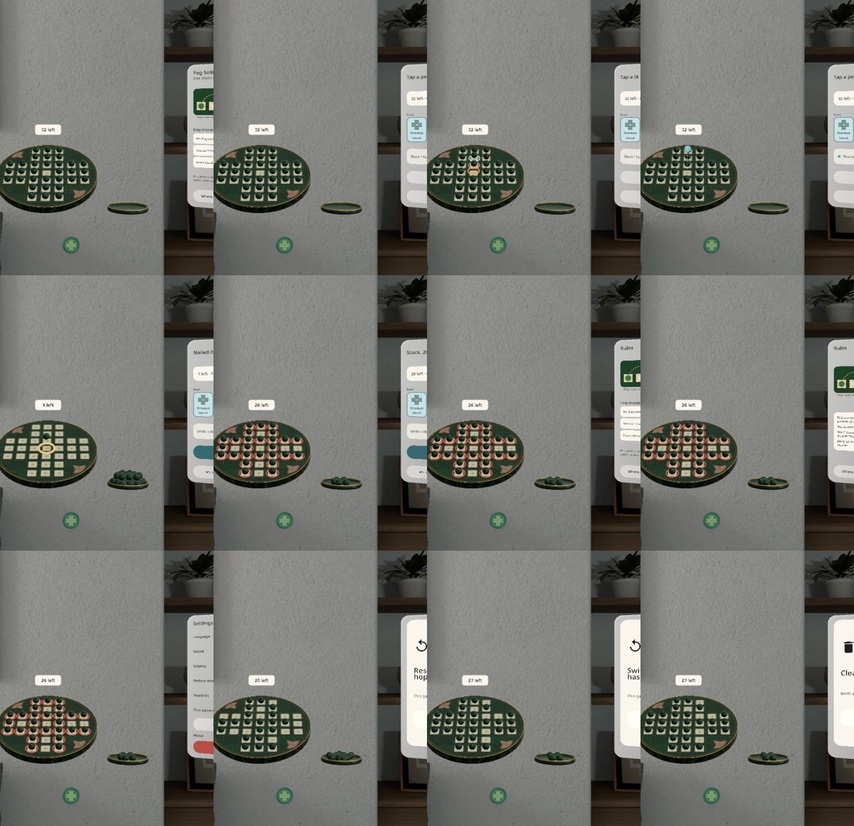
#> input picture dev-context/kj-mbp-m5/_images/0019455509f198ba387b.jpg, 854 x 826 px, shrunk from 1520 x 1470 before the run
$ python blank.py ../dev-context/kj-mbp-m5/_images/0019455509f198ba387b.jpg
#> lines starting #> are read from the running program, lines starting #| are printed output that depends on the picture; after the words box and inside, x2 and y2 are one past the last pixel; in counts of white or black regions, pixels touching at a corner belong together
"""Blank of the control window in a screenshot, by the factory rule (2026-11-05 统一口径): (content top - window top +
window bottom - content bottom) / window height <= 25 %, plus the largest blank band inside the content (<= 20 %).

  python3 tools/blank.py SHOT.png [...]

The window is the big light, low-saturation rounded panel (found column / row wise); a row is "content" when its luminance
spread across the inner 90 % of the window width is above a small threshold (text, a control edge, a card)."""
import sys
import numpy as np
from PIL import Image


def analyse(path):
    a = np.asarray(Image.open(path).convert("RGB")).astype(float)
    lum = a.mean(axis=2)
    sat = a.max(axis=2) - a.min(axis=2)
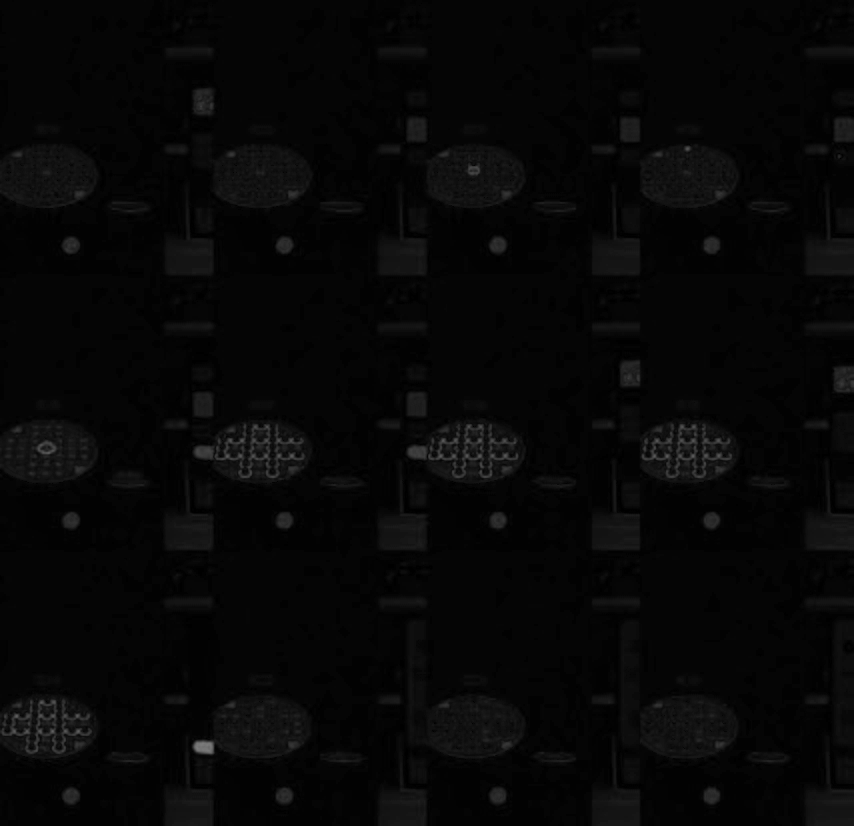
#> sat: shape (826, 854) float64; min 0, max 123, mean 7
    panel = (lum > 175) & (sat < 30)
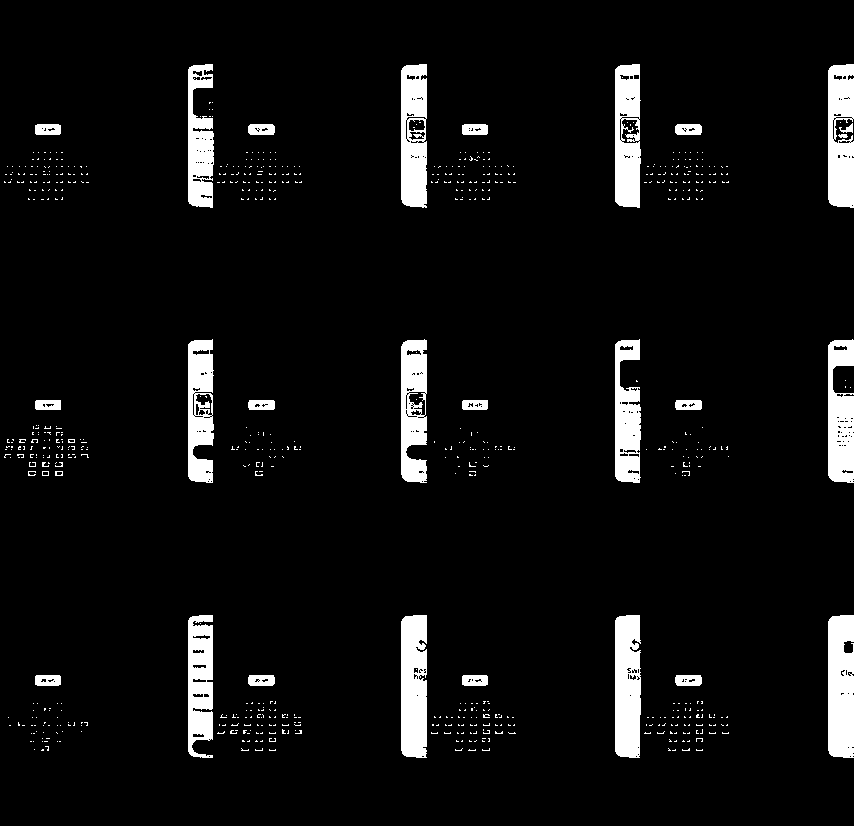
#> panel: shape (826, 854) bool; 6.1% white; 728 white regions (699 under 20 px), largest, box (x1, y1, x2, y2) and area: (401, 615, 427, 758) 3537, (828, 615, 854, 758) 3525, (615, 615, 641, 758) 3466
    rows = np.where(panel.mean(axis=1) > 0.35)[0]
#> rows = empty array
    cols = np.where(panel.mean(axis=0) > 0.35)[0]
#> cols = 102 values from 188 to 853
    if len(rows) < 10 or len(cols) < 10:
        return None
    top, bot, left, right = rows[0], rows[-1], cols[0], cols[-1]
    h = bot - top
    inset = int(0.05 * (right - left))
    inner = lum[top + int(0.03 * h):bot - int(0.03 * h), left + inset:right - inset]
    spread = inner.max(axis=1) - inner.min(axis=1)
    content = np.where(spread > 40)[0]
    if len(content) == 0:
        return None
    c0, c1 = content[0] + int(0.03 * h), content[-1] + int(0.03 * h)
    outer = (c0 + (h - c1)) / h
    gaps = np.diff(content)
    band = (gaps.max() if len(gaps) else 0) / h
    return outer, band


for p in sys.argv[1:]:
    r = analyse(p)
    print("%-48s %s" % (p.split("/")[-1], "n/a" if r is None else "outer %4.1f %%  inner band %4.1f %%" % (r[0] * 100, r[1] * 100)))

$ run again, on dev-context/kj-mbp-m5/_images/23c3d0cf060a8b7d51a2.jpg
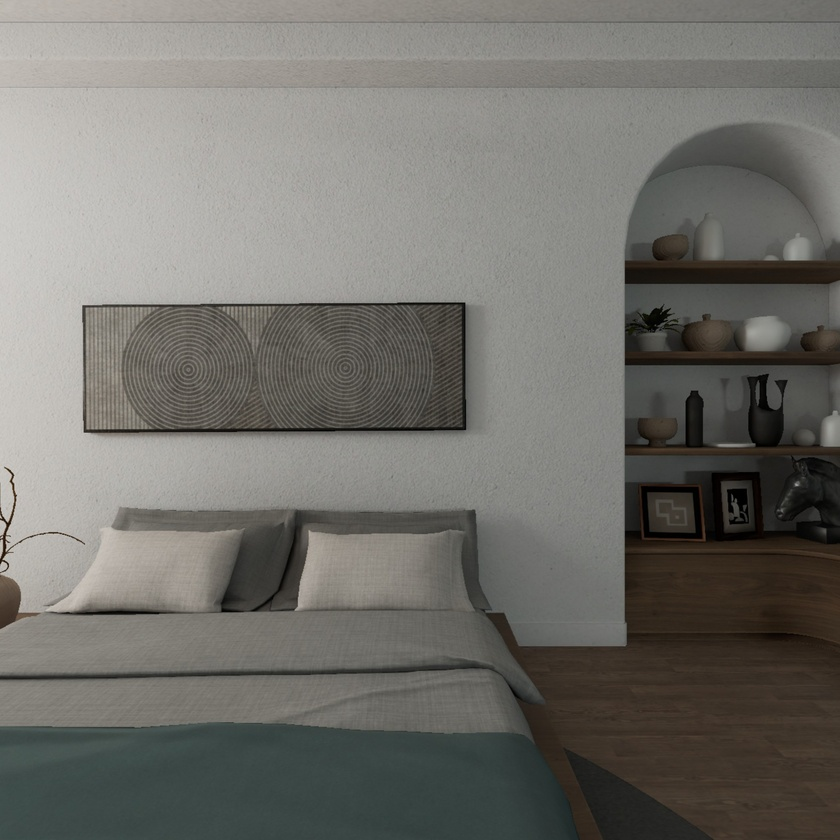
#> input picture dev-context/kj-mbp-m5/_images/23c3d0cf060a8b7d51a2.jpg, 840 x 840 px, shrunk from 1932 x 1930 before the run
#> in analyse, `sat = a.max(axis=2) - a.min(axis=2)`:
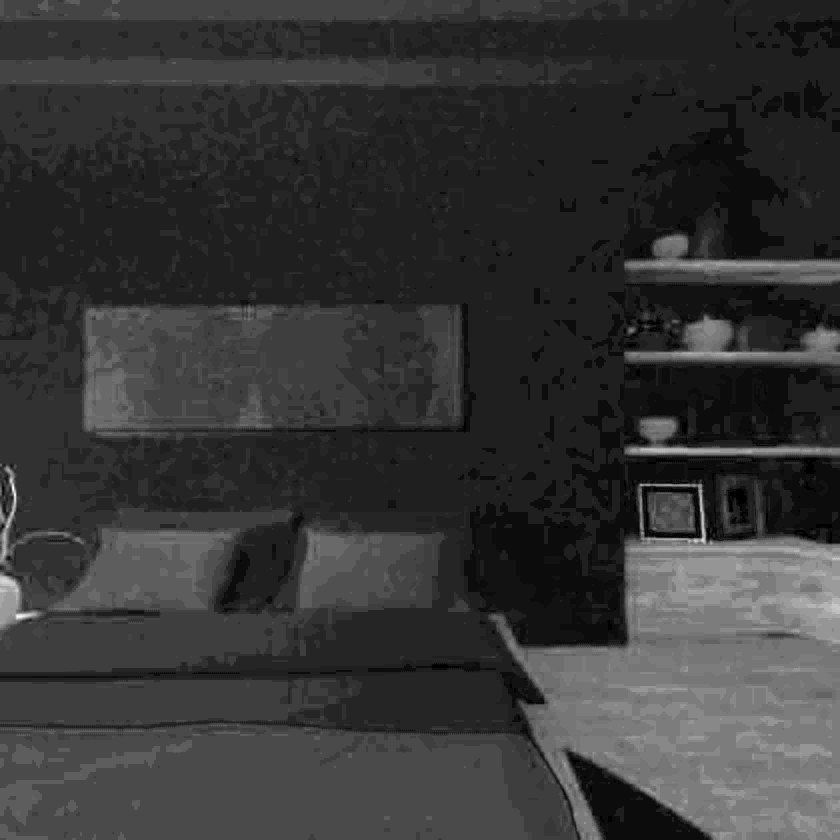
#> sat: shape (840, 840) float64; min 0, max 41, mean 8.8; drawn with min black and max white
#> in analyse, `panel = (lum > 175) & (sat < 30)`:
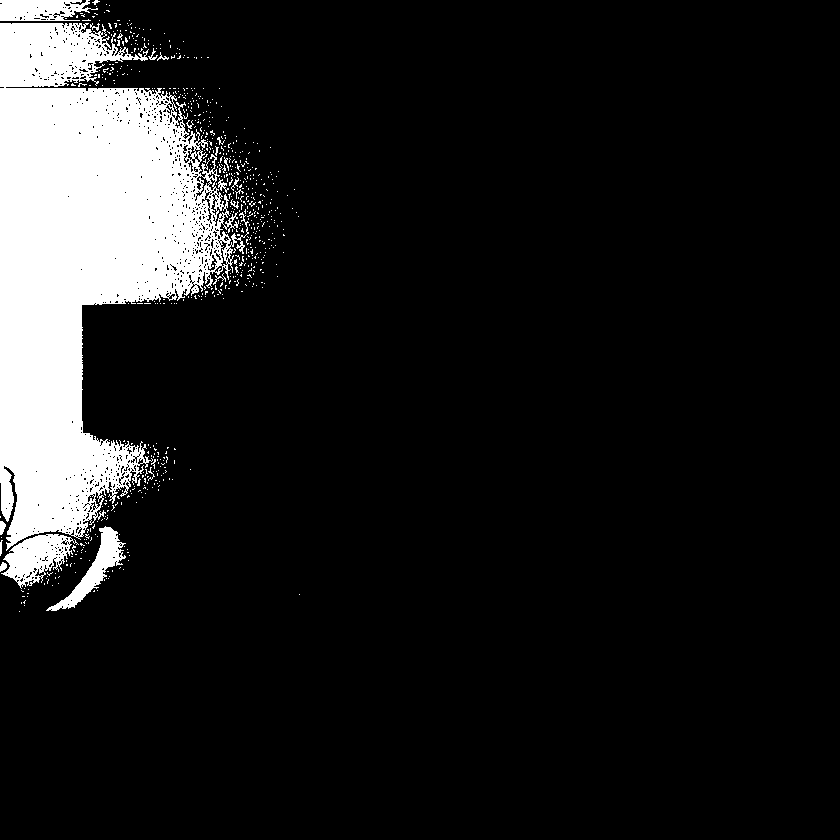
#> panel: shape (840, 840) bool; 11.1% white; 669 white regions (650 under 20 px), largest, box (x1, y1, x2, y2) and area: (0, 23, 249, 551) 70733, (1, 534, 79, 589) 2122, (46, 526, 126, 611) 1659
#> rows = empty array
#> cols = 118 values from 0 to 117

$ run again, on dev-context/kj-mbp-m5/_images/261cbb0e2e57574fb17d.jpg
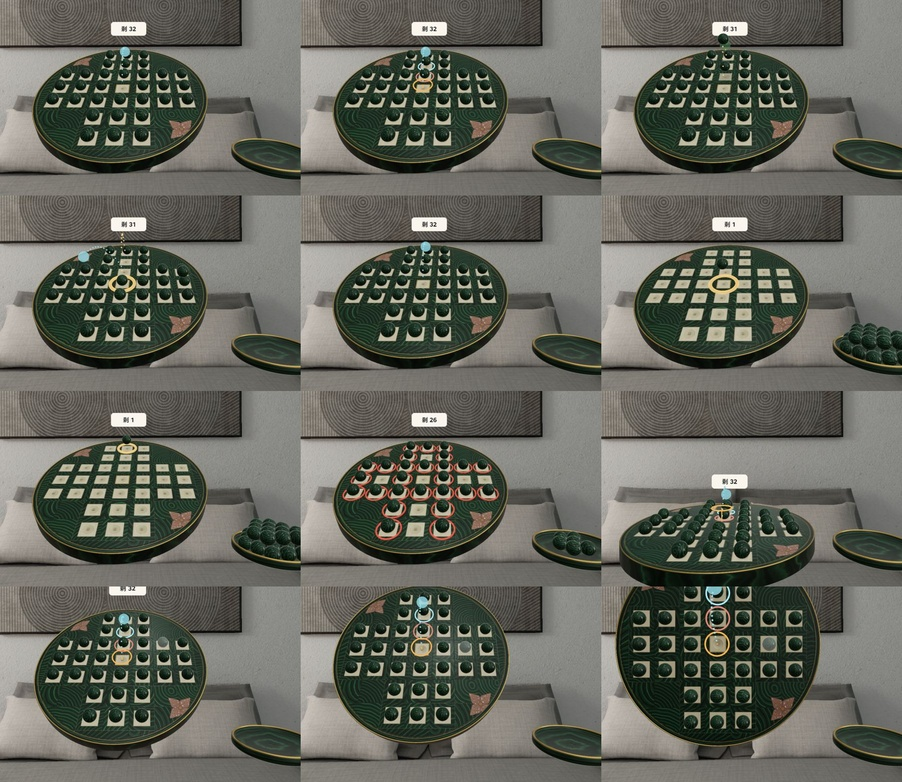
#> input picture dev-context/kj-mbp-m5/_images/261cbb0e2e57574fb17d.jpg, 902 x 782 px, shrunk from 1800 x 1560 before the run
#> in analyse, `sat = a.max(axis=2) - a.min(axis=2)`:
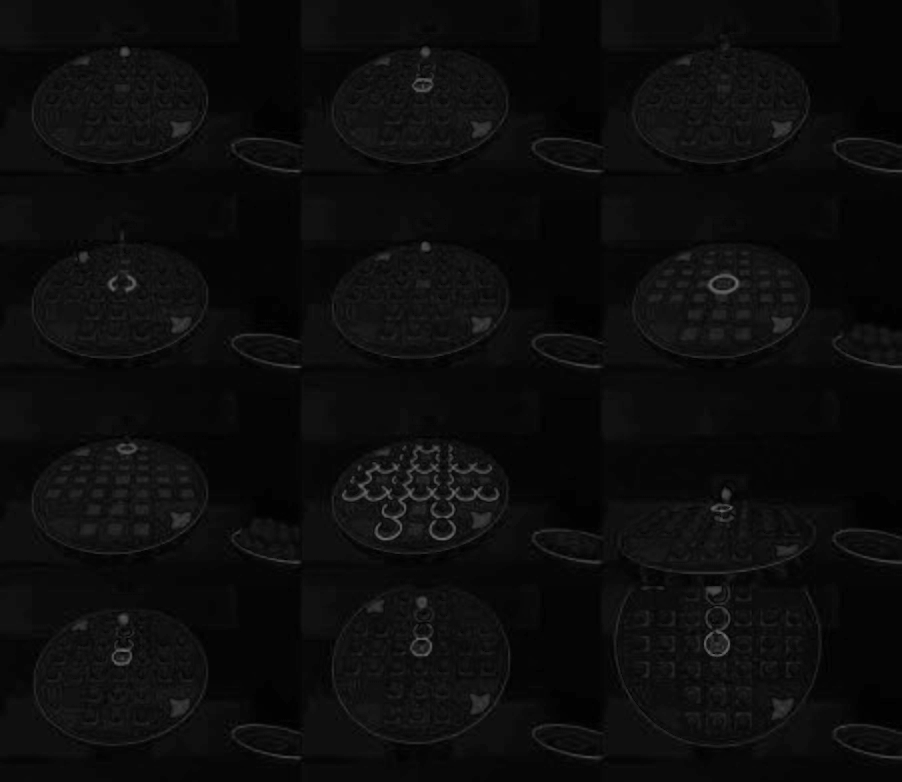
#> sat: shape (782, 902) float64; min 0, max 109, mean 12.3
#> in analyse, `panel = (lum > 175) & (sat < 30)`:
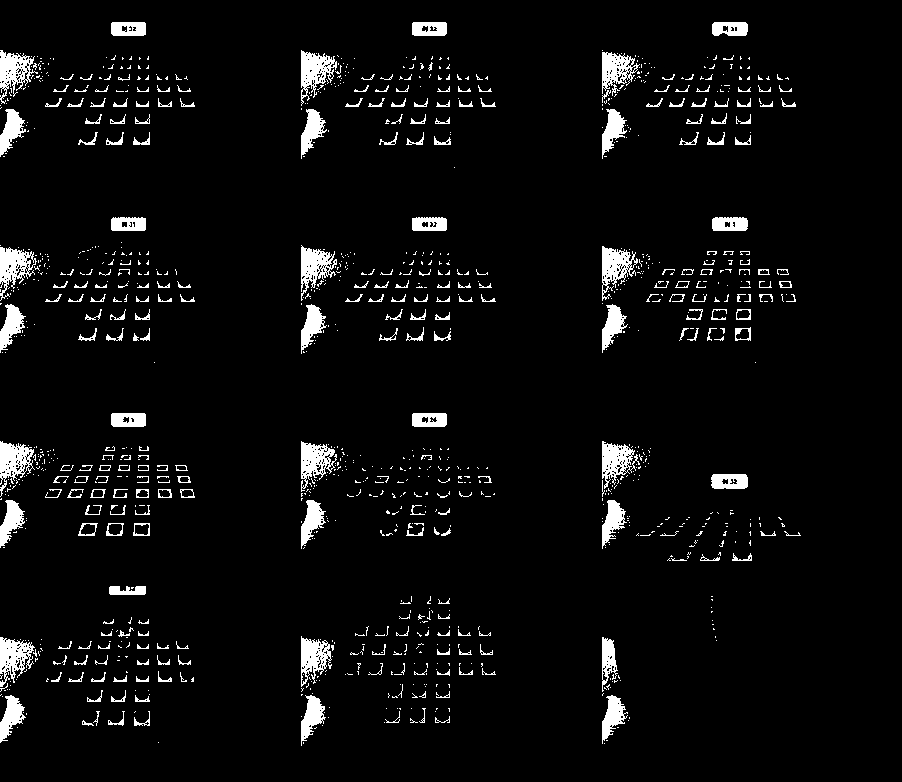
#> panel: shape (782, 902) bool; 4.9% white; 1139 white regions (875 under 20 px), largest, box (x1, y1, x2, y2) and area: (301, 50, 337, 106) 957, (0, 247, 37, 301) 931, (0, 441, 35, 497) 923
#> rows = empty array
#> cols = 20 values from 1 to 611
